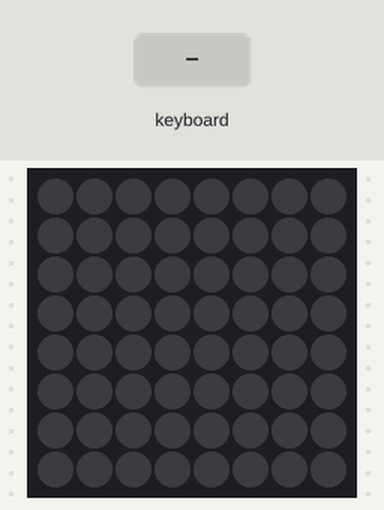
Bench run of a program on a simulated Raspberry Pi (BCM pin numbers) with a Sense HAT. Shown: the Sense HAT's 8×8 RGB LED matrix. The inputs (shaded band) are chosen by the test bench. Dim RGB values are drawn brighter than linear; random numbers come from a fixed seed; what the program prints to the terminal is not drawn.

Above: at 1.2 s.
1.3 s: key "u" typed on the keyboard
At 2.0 s:
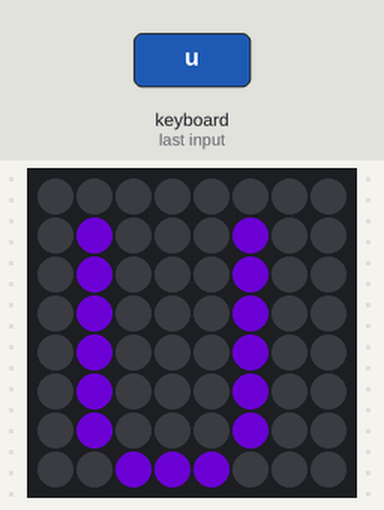
2.9 s: key "w" typed on the keyboard
At 4.2 s:
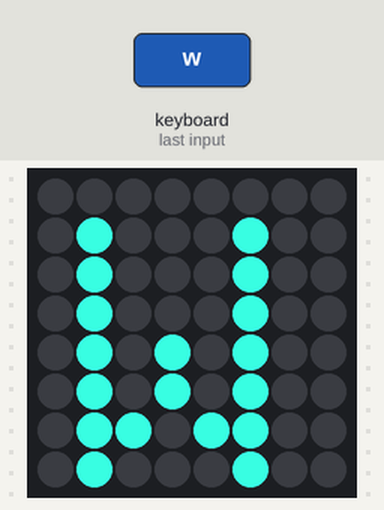
4.5 s: key "e" typed on the keyboard
At 5.6 s:
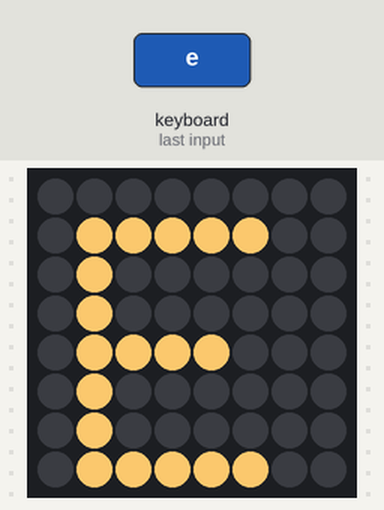
6.1 s: key "d" typed on the keyboard
At 6.8 s:
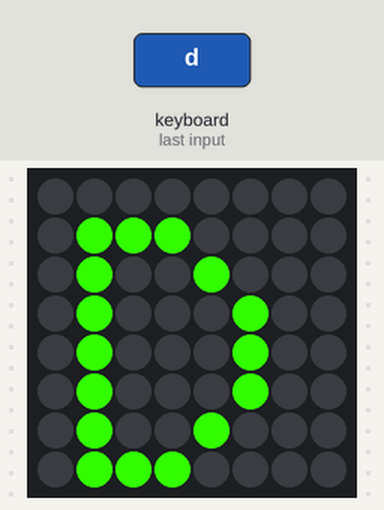
7.7 s: key "f" typed on the keyboard
At 9.0 s:
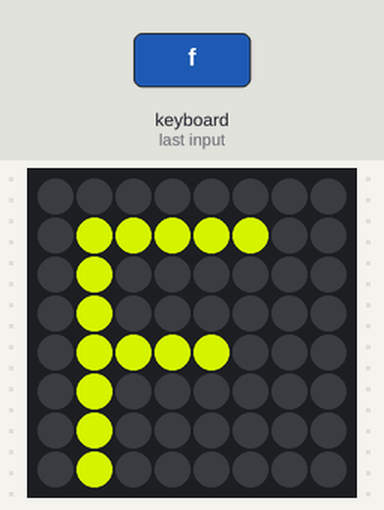
9.3 s: key "g" typed on the keyboard
At 10.5 s:
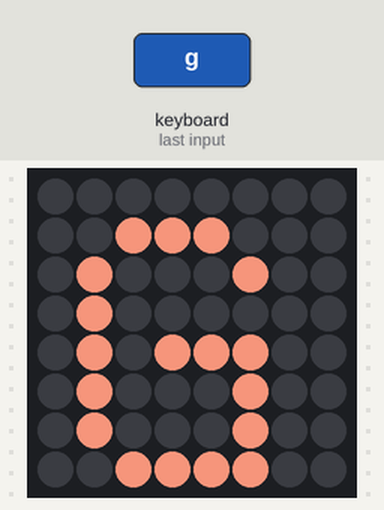
Timing chart, 0 to 11.9 s (numbered marks = the images above; inputs shaded):
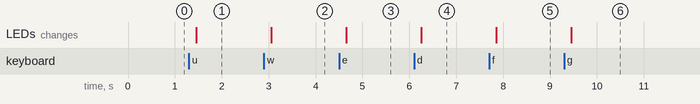

Measured:
- after the input at 1.3 s, the LEDs: change after 0.15 s (image 1)
- after the input at 2.9 s, the LEDs: change after 0.15 s (image 2)
- after the input at 4.5 s, the LEDs: change after 0.15 s (image 3)
- after the input at 6.1 s, the LEDs: change after 0.15 s (image 4)
- after the input at 7.7 s, the LEDs: change after 0.15 s (image 5)
- after the input at 9.3 s, the LEDs: change after 0.15 s (image 6)

The program:

sensehat_text.py
```python
from random import randint
from sense_hat import SenseHat
from evdev import InputDevice, categorize, ecodes
import sys
#Exemple extret d'internet
#https://khanhicetea.com/post/read_input_from_usb_keyboard_in_linux/

CODE_MAP_CHAR = {
    'KEY_MINUS': "-",
    'KEY_SPACE': " ",
    'KEY_U': "U",
    'KEY_W': "W",
    'KEY_BACKSLASH': "\\",
    'KEY_GRAVE': "`",
    'KEY_NUMERIC_STAR': "*",
    'KEY_NUMERIC_3': "3",
    'KEY_NUMERIC_2': "2",
    'KEY_NUMERIC_5': "5",
    'KEY_NUMERIC_4': "4",
    'KEY_NUMERIC_7': "7",
    'KEY_NUMERIC_6': "6",
    'KEY_NUMERIC_9': "9",
    'KEY_NUMERIC_8': "8",
    'KEY_NUMERIC_1': "1",
    'KEY_NUMERIC_0': "0",
    'KEY_E': "E",
    'KEY_D': "D",
    'KEY_G': "G",
    'KEY_F': "F",
    'KEY_A': "A",
    'KEY_C': "C",
    'KEY_B': "B",
    'KEY_M': "M",
    'KEY_L': "L",
    'KEY_O': "O",
    'KEY_N': "N",
    'KEY_I': "I",
    'KEY_H': "H",
    'KEY_K': "K",
    'KEY_J': "J",
    'KEY_Q': "Q",
    'KEY_P': "P",
    'KEY_S': "S",
    'KEY_X': "X",
    'KEY_Z': "Z",
    'KEY_KP4': "4",
    'KEY_KP5': "5",
    'KEY_KP6': "6",
    'KEY_KP7': "7",
    'KEY_KP0': "0",
    'KEY_KP1': "1",
    'KEY_KP2': "2",
    'KEY_KP3': "3",
    'KEY_KP8': "8",
    'KEY_KP9': "9",
    'KEY_5': "5",
    'KEY_4': "4",
    'KEY_7': "7",
    'KEY_6': "6",
    'KEY_1': "1",
    'KEY_0': "0",
    'KEY_3': "3",
    'KEY_2': "2",
    'KEY_9': "9",
    'KEY_8': "8",
    'KEY_LEFTBRACE': "[",
    'KEY_RIGHTBRACE': "]",
    'KEY_COMMA': ",",
    'KEY_EQUAL': "=",
    'KEY_SEMICOLON': ";",
    'KEY_APOSTROPHE': "'",
    'KEY_T': "T",
    'KEY_V': "V",
    'KEY_R': "R",
    'KEY_Y': "Y",
    'KEY_TAB': "\t",
    'KEY_DOT': ".",
    'KEY_SLASH': "/",
}

def parse_key_to_char(val):
    if isinstance(val,list):
        return ""
    elif val in CODE_MAP_CHAR:
        return CODE_MAP_CHAR[val]
    else:
        print(val)
        return ""

sense = SenseHat()
sense.clear()
sense.set_rotation(180)

dev = InputDevice('/dev/input/event1')
for event in dev.read_loop():
    if event.type == ecodes.EV_KEY:
        e = categorize(event)
        if e.keystate == e.key_up:
            sys.stdout.write(parse_key_to_char(e.keycode))
            sys.stdout.flush()
            sense.show_letter(parse_key_to_char(e.keycode),text_colour=[randint(0,255),randint(0,255),randint(0,255)])
```
